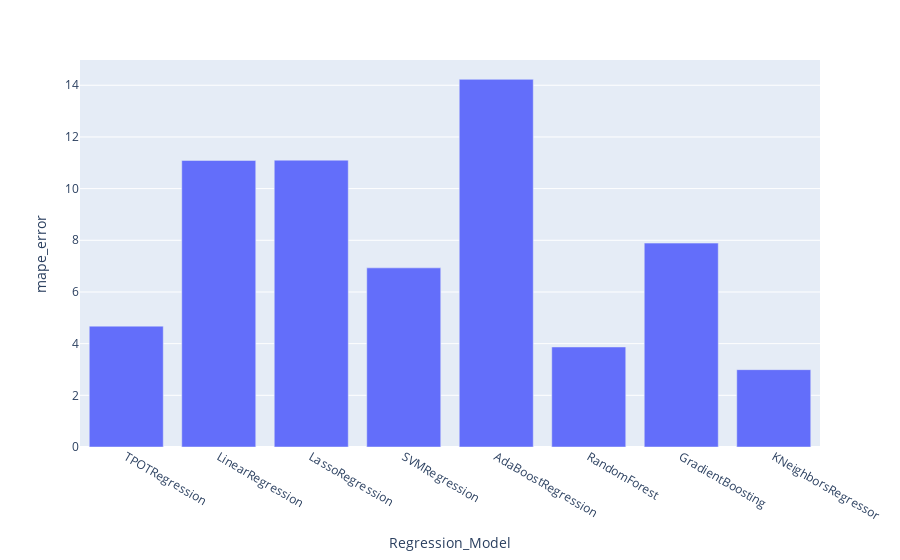

The notebook cell this image was saved under:
### Code cell
import plotly.express as px
fig =  px.bar(eval_data, x='Regression_Model', y='mape_error')
fig.show()

### Figure 1 — Plotly figure (JSON) as saved in the notebook; plotly's stock layout.template omitted (floating-point values rounded to 4 significant figures)
{"data": [{"alignmentgroup": "True", "hoverlabel": {"namelength": 0}, "hovertemplate": "Regression_Model=%{x}<br>mape_error=%{y}", "legendgroup": "", "marker": {"color": "#636efa"}, "name": "", "offsetgroup": "", "orientation": "v", "showlegend": false, "textposition": "auto", "type": "bar", "x": ["TPOTRegression", "LinearRegression", "LassoRegression", "SVMRegression", "AdaBoostRegression", "RandomForest", "GradientBoosting", "KNeighborsRegressor"], "xaxis": "x", "y": [4.678, 11.09, 11.1, 6.933, 14.23, 3.871, 7.891, 2.993], "yaxis": "y"}], "layout": {"barmode": "relative", "legend": {"tracegroupgap": 0}, "margin": {"t": 60}, "xaxis": {"anchor": "y", "domain": [0, 1], "title": {"text": "Regression_Model"}}, "yaxis": {"anchor": "x", "domain": [0, 1], "title": {"text": "mape_error"}}}}
